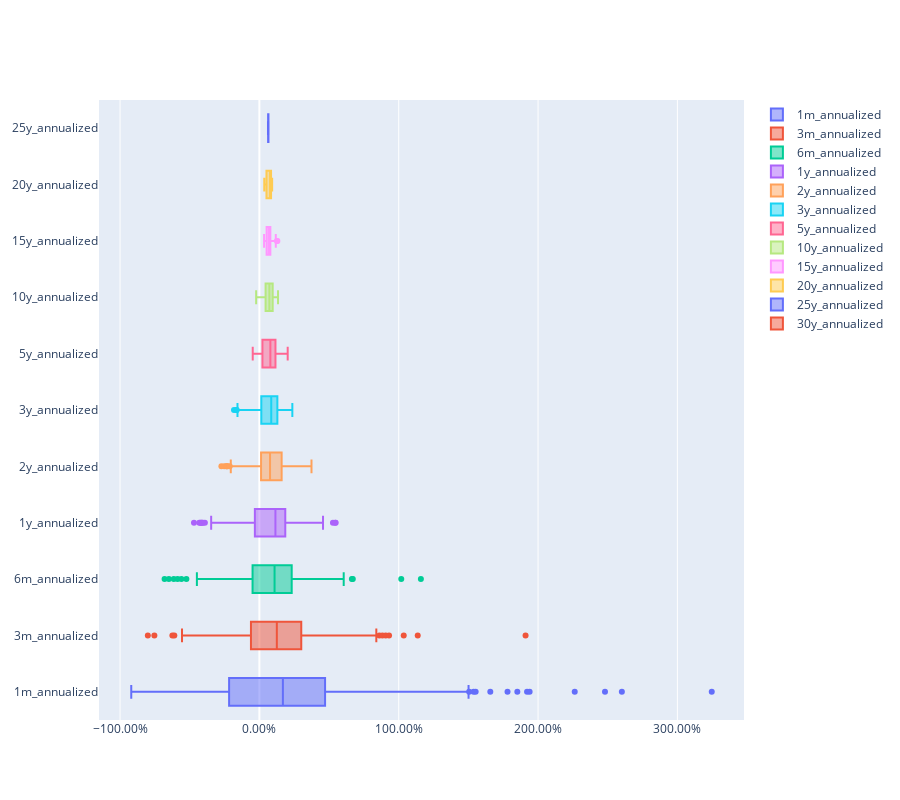

Here is the notebook cell this chart was saved with:
### Code cell
go.Figure(
    data=[
        go.Box(
            x=msci_world[column],
            name=column,
        )
        for column in msci_world.loc[:, "1m_annualized":"30y_annualized"].columns
    ],
    layout=go.Layout(
        height=800,
        xaxis=dict(
            tickformat=".2%",
        ),
    ),
)

### Figure 1 — Plotly figure (JSON) as saved in the notebook; plotly's stock layout.template omitted (floating-point values rounded to 4 significant figures; data arrays with more than 128 entries replaced by an {"elided": "..."} marker saying what was removed)
{"data": [{"name": "1m_annualized", "type": "box", "x": {"elided": "308 float values"}}, {"name": "3m_annualized", "type": "box", "x": {"elided": "308 float values"}}, {"name": "6m_annualized", "type": "box", "x": {"elided": "308 float values"}}, {"name": "1y_annualized", "type": "box", "x": {"elided": "308 float values"}}, {"name": "2y_annualized", "type": "box", "x": {"elided": "308 float values"}}, {"name": "3y_annualized", "type": "box", "x": {"elided": "308 float values"}}, {"name": "5y_annualized", "type": "box", "x": {"elided": "308 float values"}}, {"name": "10y_annualized", "type": "box", "x": {"elided": "308 float values"}}, {"name": "15y_annualized", "type": "box", "x": {"elided": "308 float values"}}, {"name": "20y_annualized", "type": "box", "x": {"elided": "308 float values"}}, {"name": "25y_annualized", "type": "box", "x": {"elided": "308 float values"}}, {"name": "30y_annualized", "type": "box", "x": {"elided": "308 null values"}}], "layout": {"height": 800, "xaxis": {"tickformat": ".2%"}}}
